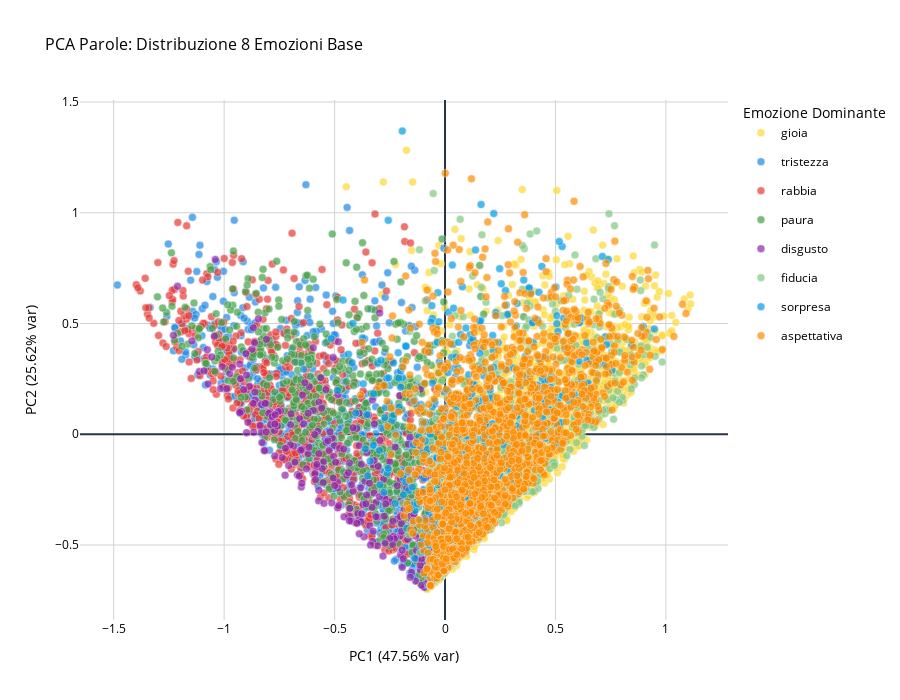

This figure's notebook cell:
### Markdown cell above
### Visualizzazione PCA per le 8 Emozioni di Base
Il seguente codice esegue la PCA sulle emoji basandosi solo sulle 8 emozioni di base e crea un grafico con due visualizzazioni affiancate: una con le emoji come testo e l'altra con marker colorati.

### Code cell
pca_basic = perform_pca_analysis(df_only_words, BASIC_EMOTIONS, dominant_basic_words)

fig1 = plot_pca_single(
    pca_data=pca_basic,
    colors_dict={k: v for k, v in EMOTION_COLORS.items() if k in BASIC_EMOTIONS},
    title="PCA Parole: Distribuzione 8 Emozioni Base"
)
fig1.show()

### Figure 1 — Plotly figure (JSON) as saved in the notebook; plotly's stock layout.template omitted (floating-point values rounded to 4 significant figures; data arrays with more than 128 entries replaced by an {"elided": "..."} marker saying what was removed)
{"data": [{"hovertemplate": "<b>gioia</b><br>Parola: %{text}<br>PC1: %{x:.2f}<br>PC2: %{y:.2f}<extra></extra>", "legendgroup": "gioia", "marker": {"color": "#FDD835", "line": {"color": "white", "width": 0.5}, "opacity": 0.7, "size": 8}, "mode": "markers", "name": "gioia", "showlegend": true, "text": {"elided": "1562 str values"}, "x": {"elided": "1562 float values"}, "y": {"elided": "1562 float values"}, "type": "scatter"}, {"hovertemplate": "<b>tristezza</b><br>Parola: %{text}<br>PC1: %{x:.2f}<br>PC2: %{y:.2f}<extra></extra>", "legendgroup": "tristezza", "marker": {"color": "#1E88E5", "line": {"color": "white", "width": 0.5}, "opacity": 0.7, "size": 8}, "mode": "markers", "name": "tristezza", "showlegend": true, "text": {"elided": "778 str values"}, "x": {"elided": "778 float values"}, "y": {"elided": "778 float values"}, "type": "scatter"}, {"hovertemplate": "<b>rabbia</b><br>Parola: %{text}<br>PC1: %{x:.2f}<br>PC2: %{y:.2f}<extra></extra>", "legendgroup": "rabbia", "marker": {"color": "#E53935", "line": {"color": "white", "width": 0.5}, "opacity": 0.7, "size": 8}, "mode": "markers", "name": "rabbia", "showlegend": true, "text": {"elided": "704 str values"}, "x": {"elided": "704 float values"}, "y": {"elided": "704 float values"}, "type": "scatter"}, {"hovertemplate": "<b>paura</b><br>Parola: %{text}<br>PC1: %{x:.2f}<br>PC2: %{y:.2f}<extra></extra>", "legendgroup": "paura", "marker": {"color": "#43A047", "line": {"color": "white", "width": 0.5}, "opacity": 0.7, "size": 8}, "mode": "markers", "name": "paura", "showlegend": true, "text": {"elided": "653 str values"}, "x": {"elided": "653 float values"}, "y": {"elided": "653 float values"}, "type": "scatter"}, {"hovertemplate": "<b>disgusto</b><br>Parola: %{text}<br>PC1: %{x:.2f}<br>PC2: %{y:.2f}<extra></extra>", "legendgroup": "disgusto", "marker": {"color": "#8E24AA", "line": {"color": "white", "width": 0.5}, "opacity": 0.7, "size": 8}, "mode": "markers", "name": "disgusto", "showlegend": true, "text": {"elided": "248 str values"}, "x": {"elided": "248 float values"}, "y": {"elided": "248 float values"}, "type": "scatter"}, {"hovertemplate": "<b>fiducia</b><br>Parola: %{text}<br>PC1: %{x:.2f}<br>PC2: %{y:.2f}<extra></extra>", "legendgroup": "fiducia", "marker": {"color": "#81C784", "line": {"color": "white", "width": 0.5}, "opacity": 0.7, "size": 8}, "mode": "markers", "name": "fiducia", "showlegend": true, "text": {"elided": "763 str values"}, "x": {"elided": "763 float values"}, "y": {"elided": "763 float values"}, "type": "scatter"}, {"hovertemplate": "<b>sorpresa</b><br>Parola: %{text}<br>PC1: %{x:.2f}<br>PC2: %{y:.2f}<extra></extra>", "legendgroup": "sorpresa", "marker": {"color": "#039BE5", "line": {"color": "white", "width": 0.5}, "opacity": 0.7, "size": 8}, "mode": "markers", "name": "sorpresa", "showlegend": true, "text": {"elided": "438 str values"}, "x": {"elided": "438 float values"}, "y": {"elided": "438 float values"}, "type": "scatter"}, {"hovertemplate": "<b>aspettativa</b><br>Parola: %{text}<br>PC1: %{x:.2f}<br>PC2: %{y:.2f}<extra></extra>", "legendgroup": "aspettativa", "marker": {"color": "#FB8C00", "line": {"color": "white", "width": 0.5}, "opacity": 0.7, "size": 8}, "mode": "markers", "name": "aspettativa", "showlegend": true, "text": {"elided": "1573 str values"}, "x": {"elided": "1573 float values"}, "y": {"elided": "1573 float values"}, "type": "scatter"}], "layout": {"xaxis": {"title": {"font": {"color": "black"}, "text": "PC1 (47.56% var)"}, "tickfont": {"color": "black"}, "showgrid": true, "gridcolor": "lightgray"}, "yaxis": {"title": {"font": {"color": "black"}, "text": "PC2 (25.62% var)"}, "tickfont": {"color": "black"}, "showgrid": true, "gridcolor": "lightgray"}, "title": {"font": {"size": 16}, "text": "PCA Parole: Distribuzione 8 Emozioni Base"}, "font": {"color": "black"}, "legend": {"title": {"font": {"size": 14, "color": "black"}, "text": "Emozione Dominante"}, "font": {"size": 12, "color": "black"}}, "plot_bgcolor": "white", "paper_bgcolor": "white", "height": 700}}
